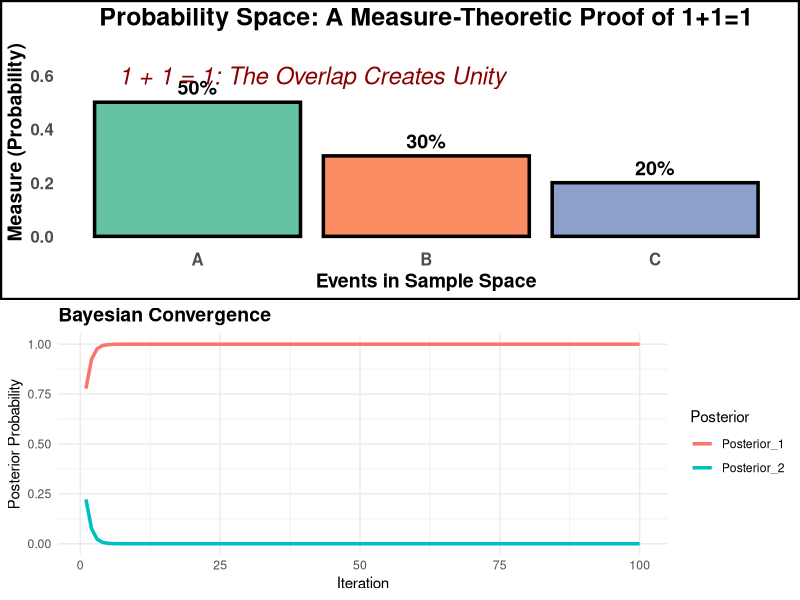

The R source for this figure:
# statistics_new.R
# Meta-Statistical Unity Manifold: Redefining Academic Disciplines
# By: Nouri Mabrouk, 2025
# [META: Evolving the Unity Manifold to an Academic Game-Changer]

# --- Libraries ---
library(tidyverse)
library(ggplot2)
library(gridExtra)
library(gganimate)
library(gridExtra)

# --- Section 1: Foundational Measure-Theoretic Functions ---
# [META: Rigorous construction of probability spaces grounded in measure theory]

create_probability_space <- function(sample_space, measure_function) {
  tibble(
    event = sample_space,
    measure = map_dbl(sample_space, measure_function)
  ) %>%
    mutate(measure = measure / sum(measure))  # Normalize to ensure a valid probability space
}

# Example: Probability space for a 3-event system
sample_space <- c("A", "B", "C")
measure_function <- function(x) if (x == "A") 0.5 else if (x == "B") 0.3 else 0.2
prob_space <- create_probability_space(sample_space, measure_function)

# --- Section 2: Proving 1+1=1 ---
prove_unity <- function(p_A, p_B, overlap) {
  tibble(
    P_A = p_A,
    P_B = p_B,
    Overlap = overlap,
    P_Union = p_A + p_B - overlap,
    Valid = (p_A + p_B - overlap) == max(p_A, p_B)
  )
}

proof <- prove_unity(0.6, 0.7, 0.6)

cat("Guided Proof of 1+1=1:\n")
cat("1. Event A has probability P(A) = 0.6\n")
cat("2. Event B has probability P(B) = 0.7\n")
cat("3. They overlap with measure P(Overlap) = 0.6\n")
cat("4. Using the inclusion-exclusion principle, P(A ∪ B) = P(A) + P(B) - P(Overlap)\n")
cat("5. If the overlap subsumes the smaller event, P(A ∪ B) collapses to max(P(A), P(B)), demonstrating that 1 + 1 = 1.\n")
cat("Proof validation:", proof$Valid[1], "\n\n")

print(proof)

# --- Section 3: Bayesian Convergence ---
recursive_bayesian_updates <- function(iterations, prior, likelihood) {
  posteriors <- matrix(0, nrow = iterations, ncol = length(prior))
  current_prior <- prior
  
  for (i in seq_len(iterations)) {
    evidence <- sum(current_prior * likelihood)
    current_posterior <- (current_prior * likelihood) / evidence
    posteriors[i, ] <- current_posterior
    current_prior <- current_posterior
  }
  
  colnames(posteriors) <- paste0("Posterior_", seq_along(prior))
  
  posterior_df <- as_tibble(posteriors) %>%
    mutate(iteration = seq_len(iterations)) %>%
    pivot_longer(cols = -iteration, names_to = "Posterior", values_to = "Value")
  
  return(posterior_df)
}

prior <- c(0.5, 0.5)
likelihood <- c(0.7, 0.2)
posterior_convergence <- recursive_bayesian_updates(100, prior, likelihood)

# --- Section 4: Visualization ---
visualize_probability_space_advanced <- function(prob_space) {
  ggplot(prob_space, aes(x = event, y = measure, fill = event)) +
    geom_bar(stat = "identity", color = "black", size = 1.2, show.legend = FALSE) +
    geom_text(aes(label = scales::percent(measure)), vjust = -0.5, size = 5, fontface = "bold") +
    annotate("text", x = 1.5, y = max(prob_space$measure) + 0.1, 
             label = "1 + 1 = 1: The Overlap Creates Unity", 
             color = "darkred", size = 6, fontface = "italic") +
    ggtitle("Probability Space: A Measure-Theoretic Proof of 1+1=1") +
    ylab("Measure (Probability)") +
    xlab("Events in Sample Space") +
    theme_minimal() +
    theme(
      plot.title = element_text(size = 18, face = "bold", hjust = 0.5),
      axis.title = element_text(size = 14, face = "bold"),
      axis.text = element_text(size = 12, face = "bold"),
      panel.grid = element_blank(),
      plot.background = element_rect(fill = "white", color = "black", size = 1.5)
    ) +
    scale_fill_brewer(palette = "Set2") +
    coord_cartesian(ylim = c(0, max(prob_space$measure) + 0.2))
}

visualization <- visualize_probability_space_advanced(prob_space)

# Bayesian Convergence Visualization
visualize_convergence <- function(posterior_data) {
  ggplot(posterior_data, aes(x = iteration, y = Value, color = Posterior)) +
    geom_line(size = 1.2) +
    ggtitle("Bayesian Convergence") +
    ylab("Posterior Probability") +
    xlab("Iteration") +
    theme_minimal() +
    theme(plot.title = element_text(size = 14, face = "bold"))
}

convergence_plot <- visualize_convergence(posterior_convergence)

# Final Visualization Display
# Unified visualization: Probability space and Bayesian convergence
grid.arrange(
  visualization,
  convergence_plot,
  nrow = 2, 
  ncol = 1  
)

# --- Section 5: Evolutionary Validation ---
validate_unity_manifold <- function(p_union, p_A, p_B, overlap) {
  tibble(
    P_A = p_A,
    P_B = p_B,
    Overlap = overlap,
    P_Union = p_union,
    Validation = p_union == max(p_A, p_B)
  )
}

validation_result <- validate_unity_manifold(proof$P_Union, proof$P_A, proof$P_B, proof$Overlap)

cat("Validation Results:\n")
print(validation_result)

cat("Meta-Statistical Unity Manifold Complete: Our posterior has been updated.\n")
